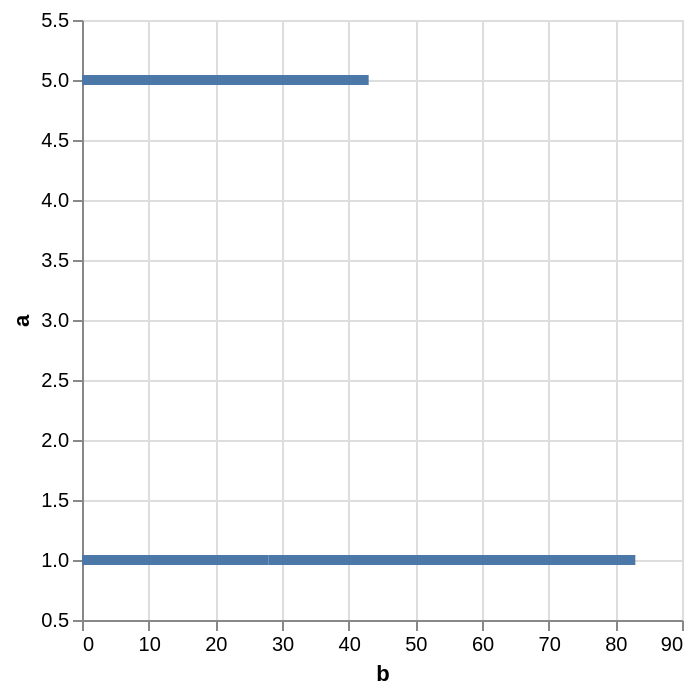

The Vega-Lite source for this figure:
### Vega specification from a JSON file in a GitHub repository (floating-point values rounded to 4 significant figures)
{"$schema": "https://vega.github.io/schema/vega/v5.json", "description": "A simple bar chart with embedded data.", "background": "white", "padding": 5, "width": 300, "height": 300, "style": "cell", "data": [{"name": "source_0", "values": [{"a": 1, "b": 28}, {"a": 1, "b": 55}, {"a": 5, "b": 43}]}, {"name": "data_0", "source": "source_0", "transform": [{"type": "stack", "groupby": ["a"], "field": "b", "sort": {"field": [], "order": []}, "as": ["b_start", "b_end"], "offset": "zero"}, {"type": "filter", "expr": "isValid(datum[\"b\"]) && isFinite(+datum[\"b\"]) && isValid(datum[\"a\"]) && isFinite(+datum[\"a\"])"}]}], "marks": [{"name": "marks", "type": "rect", "style": ["bar"], "from": {"data": "data_0"}, "encode": {"update": {"fill": {"value": "#4c78a8"}, "ariaRoleDescription": {"value": "bar"}, "description": {"signal": "\"b: \" + (format(datum[\"b\"], \"\")) + \"; a: \" + (format(datum[\"a\"], \"\"))"}, "x": {"scale": "x", "field": "b_end"}, "x2": {"scale": "x", "field": "b_start"}, "yc": {"scale": "y", "field": "a"}, "height": {"value": 5}}}}], "scales": [{"name": "x", "type": "linear", "domain": {"data": "data_0", "fields": ["b_start", "b_end"]}, "range": [0, {"signal": "width"}], "nice": true, "zero": true}, {"name": "y", "type": "linear", "domain": {"data": "data_0", "field": "a"}, "range": [{"signal": "height"}, 0], "nice": true, "zero": false, "padding": 5}], "axes": [{"scale": "x", "orient": "bottom", "gridScale": "y", "grid": true, "tickCount": {"signal": "ceil(width/40)"}, "domain": false, "labels": false, "aria": false, "maxExtent": 0, "minExtent": 0, "ticks": false, "zindex": 0}, {"scale": "y", "orient": "left", "gridScale": "x", "grid": true, "tickCount": {"signal": "ceil(height/40)"}, "domain": false, "labels": false, "aria": false, "maxExtent": 0, "minExtent": 0, "ticks": false, "zindex": 0}, {"scale": "x", "orient": "bottom", "grid": false, "title": "b", "labelFlush": true, "labelOverlap": true, "tickCount": {"signal": "ceil(width/40)"}, "zindex": 0}, {"scale": "y", "orient": "left", "grid": false, "title": "a", "labelAngle": 0, "labelAlign": "right", "labelOverlap": true, "tickCount": {"signal": "ceil(height/40)"}, "zindex": 0}]}
